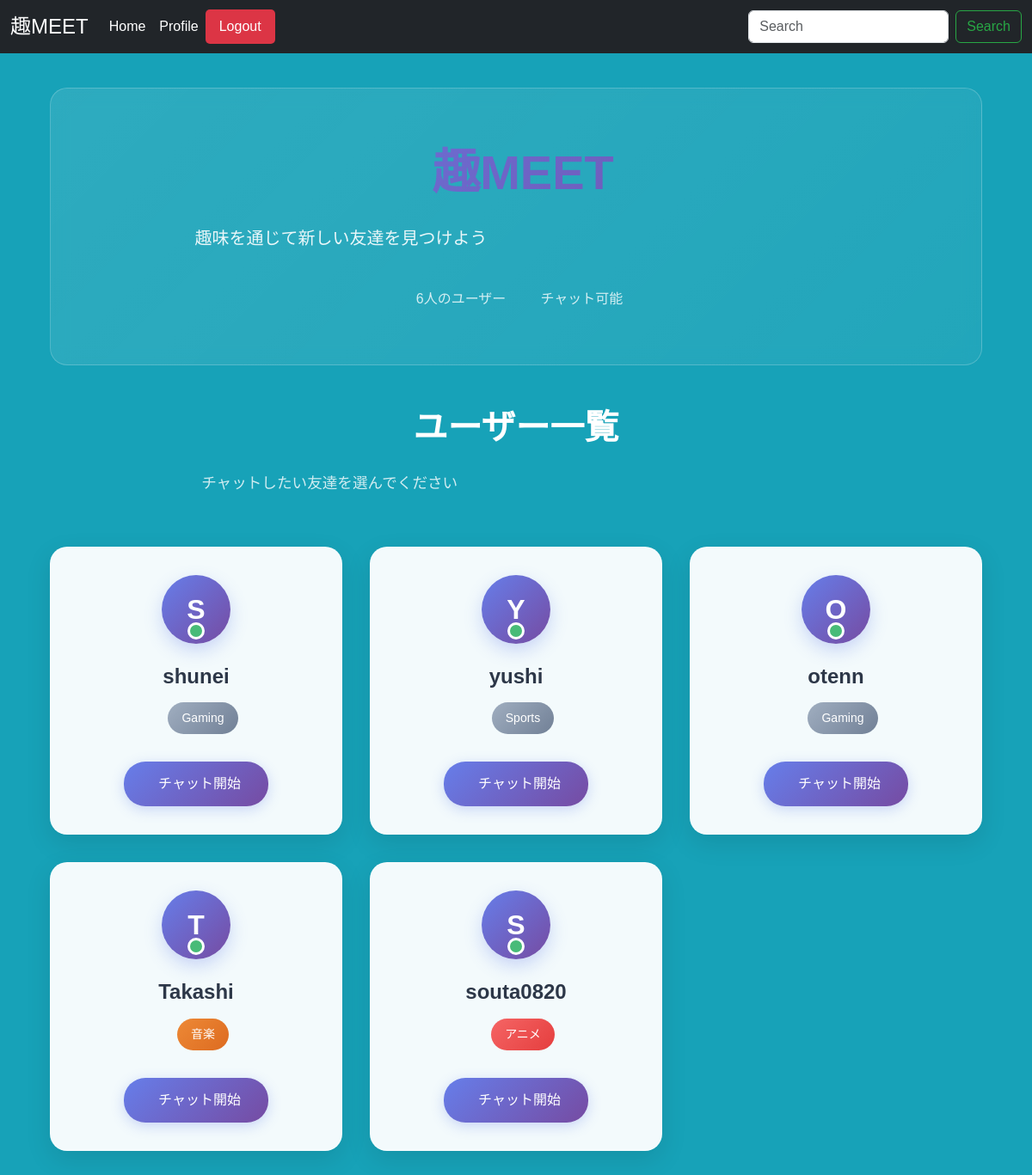
The page / (signed in) on the database its author committed.
### app/models.py (models this page shows)
class User(db.Model, UserMixin):
    __tablename__ = 'users'
    id = db.Column(db.Integer, primary_key = True)
    username = db.Column(db.String, unique=True, index=True)
    email = db.Column(db.String, unique=True, index=True)
    password = db.Column(db.String)
    hobby = db.Column(db.String)

### app/views.py (the view)
@bp.route('/')
@login_required
def index():
    users = User.query.all()
    return render_template('index.html', users=users)

### app/models.py (called while the page is built)
@login_manager.user_loader
def load_user(user_id):
    return User.query.get(int(user_id))

### app/templates/index.html (shortened to what this page needs)
{% extends "base.html" %}
{% block content %}
<div class="home-container">
    <div class="hero-section">
        <div class="hero-content">
            <h1 class="hero-title">
                趣MEET
            </h1>
            <p class="hero-subtitle">趣味を通じて新しい友達を見つけよう</p>
            <div class="hero-stats">
                <div class="stat-item">
                    <span>{{ users|length }}人のユーザー</span>
                </div>
                <div class="stat-item">
                    <span>チャット可能</span>
                </div>
            </div>
        </div>
    </div>
    <div class="users-section">
        <div class="section-header">
            <h2>ユーザー一覧</h2>
            <p>チャットしたい友達を選んでください</p>
        </div>
        <div class="users-grid">
            {% for user in users %}
            {% if not user.id == current_user.id %}
            <div class="user-card" data-user-id="{{ user.id }}">
                <div class="user-card-header">
                    <div class="user-avatar">
                        {{ user.username[0].upper() }}
                    </div>
                    <div class="user-status-indicator online"></div>
                </div>
                <div class="user-card-body">
                    <h3 class="user-name">{{ user.username }}</h3>
                    <div class="user-hobby">
                        {% if user.hobby == 'anime' %}
                            <span class="hobby-badge anime">アニメ</span>
                        {% elif user.hobby == 'sports' %}
                            <span class="hobby-badge sports">スポーツ</span>
                        {% elif user.hobby == 'music' %}
                            <span class="hobby-badge music">音楽</span>
                        {% elif user.hobby == 'gaming' %}
                            <span class="hobby-badge gaming">ゲーム</span>
                        {% else %}
                            <span class="hobby-badge default">{{ user.hobby }}</span>
                        {% endif %}
                    </div>
                </div>
                <div class="user-card-footer">
                    <a href="{{ url_for('app.chat', to_=user.id) }}" class="chat-button">
                        チャット開始
                    </a>
                </div>
            </div>
            {% endif %}
            {% endfor %}
        </div>
    </div>
</div>
{% endblock %}

### app/templates/base.html (shortened to what this page needs)
<!DOCTYPE html>
<html lang="ja">
    <head>
        <link
        href="https://cdn.jsdelivr.net/npm/bootstrap@5.3.0/dist/css/bootstrap.min.css"
        rel="stylesheet"
>
        <link rel="stylesheet" href="{{ url_for('static', filename='top-fixed.css') }}">
    </head>
    <body style="overscroll-behavior: none;">
        <nav class="navbar navbar-expand-md navbar-dark fixed-top bg-dark">
            <div class="container-fluid">
                <a class="navbar-brand" href="#">趣MEET</a>
                <div class="collapse navbar-collapse" id="navbarCollapse">
                    <ul class="navbar-nav me-auto mb-2 mb-md-0">
                        <li class="nav-item">
                            <a class="nav-link active" href="{{ url_for('app.index') }}">Home</a>
                        </li>
                        <li class="nav-item">
                            <a class="nav-link" href="{{ url_for('app.update_user', user_id=current_user.id) }}">Profile</a>
                        </li>
                        <li class="nav-item">
                            <a class="nav-link logout" href="{{ url_for('app.logout') }}">Logout</a>
                        </li>
                    </ul>
                    <form class="d-flex">
                        <input
                        class="form-control me-2"
                        type="search"
                        placeholder="Search"
                        aria-label="Search">
                        <button class="btn btn-outline-success" type="submit">Search</button>
                    </form>
                </div>
            </div>
        </nav>
        <main class="container">
            {% block content %}{% endblock %}
        </main>
    </body>
</html>

### app/static/top-fixed.css (style rules this page uses)
body { background-color: #17a2b8; font-family: 'Arial', sans-serif; margin-top: 70px; }
.navbar { background-color: #343a40; }
.navbar-brand { font-size: 1.5rem; color: #ffffff; }
.navbar-nav .nav-link { color: #ffffff; }
p { margin: 0.5rem; padding: 0.75rem; border-radius: 15px; max-width: 60%; word-wrap: break-word; }
.btn-outline-success { color: #28a745; border-color: #28a745; }
.navbar-nav .nav-link.logout { background-color: #dc3545; border-radius: 5px; padding: 0.5rem 1rem; transition: background-color 0.3s; }
p { margin: 10px 0; color: #333; }

### app/templates/index.html (style rules this page uses)
.home-container { max-width: 1200px; margin: 0 auto; padding: 2rem 1rem; }
.hero-section { text-align: center; padding: 4rem 2rem; margin-bottom: 3rem; background: linear-gradient(135deg, rgba(255,255,255,0.1) 0%, rgba(255,255,255,0.05) 100%); border-radius: 20px; backdrop-filter: blur(10px); border: 1px solid rgba(255,255,255,0.2); }
.hero-title { font-size: 3.5rem; font-weight: 700; background: linear-gradient(135deg, #667eea, #764ba2); -webkit-background-clip: text; -webkit-text-fill-color: transparent; background-clip: text; margin-bottom: 1rem; }
.hero-subtitle { font-size: 1.25rem; color: rgba(255,255,255,0.9); margin-bottom: 2rem; font-weight: 400; }
.hero-stats { display: flex; justify-content: center; gap: 2rem; flex-wrap: wrap; }
.stat-item { display: flex; align-items: center; gap: 0.5rem; color: rgba(255,255,255,0.8); font-weight: 500; }
.section-header { text-align: center; margin-bottom: 3rem; }
.section-header h2 { font-size: 2.5rem; font-weight: 600; color: white; margin-bottom: 1rem; }
.section-header p { font-size: 1.1rem; color: rgba(255,255,255,0.8); }
.users-grid { display: grid; grid-template-columns: repeat(auto-fill, minmax(300px, 1fr)); gap: 2rem; margin-bottom: 3rem; }
.user-card { background: rgba(255,255,255,0.95); border-radius: 20px; padding: 2rem; text-align: center; box-shadow: 0 10px 30px rgba(0,0,0,0.1); transition: all 0.3s ease; border: 1px solid rgba(255,255,255,0.2); backdrop-filter: blur(10px); }
.user-card-header { position: relative; margin-bottom: 1.5rem; }
.user-avatar { width: 80px; height: 80px; border-radius: 50%; background: linear-gradient(135deg, #667eea, #764ba2); color: white; display: flex; align-items: center; justify-content: center; font-size: 2rem; font-weight: 700; margin: 0 auto; box-shadow: 0 8px 20px rgba(102, 126, 234, 0.3); }
.user-status-indicator { position: absolute; bottom: 5px; right: 50%; transform: translateX(50%); width: 20px; height: 20px; border-radius: 50%; border: 3px solid white; }
.user-status-indicator.online { background: #48bb78; }
.user-card-body { margin-bottom: 2rem; }
.user-name { font-size: 1.5rem; font-weight: 600; color: #2d3748; margin-bottom: 1rem; }
.user-hobby { display: flex; align-items: center; justify-content: center; gap: 0.5rem; }
.hobby-badge { padding: 0.5rem 1rem; border-radius: 25px; font-size: 0.875rem; font-weight: 500; color: white; }
.hobby-badge.anime { background: linear-gradient(135deg, #f56565, #e53e3e); }
.hobby-badge.music { background: linear-gradient(135deg, #ed8936, #dd6b20); }
.hobby-badge.default { background: linear-gradient(135deg, #a0aec0, #718096); }
.user-card-footer { display: flex; justify-content: center; }
.chat-button { background: linear-gradient(135deg, #667eea, #764ba2); color: white; text-decoration: none; padding: 0.875rem 2rem; border-radius: 25px; font-weight: 500; transition: all 0.3s ease; box-shadow: 0 4px 15px rgba(102, 126, 234, 0.3); }

### rows shown on the page
User: username "S", username "shunei", hobby "Gaming"
User: username "Y", username "yushi", hobby "Sports"
User: username "O", username "otenn", hobby "Gaming"
User: username "T", username "Takashi", hobby "音楽"
User: username "S", username "souta0820", hobby "アニメ"

### other values the page prints
{{ users|length }} "6"
